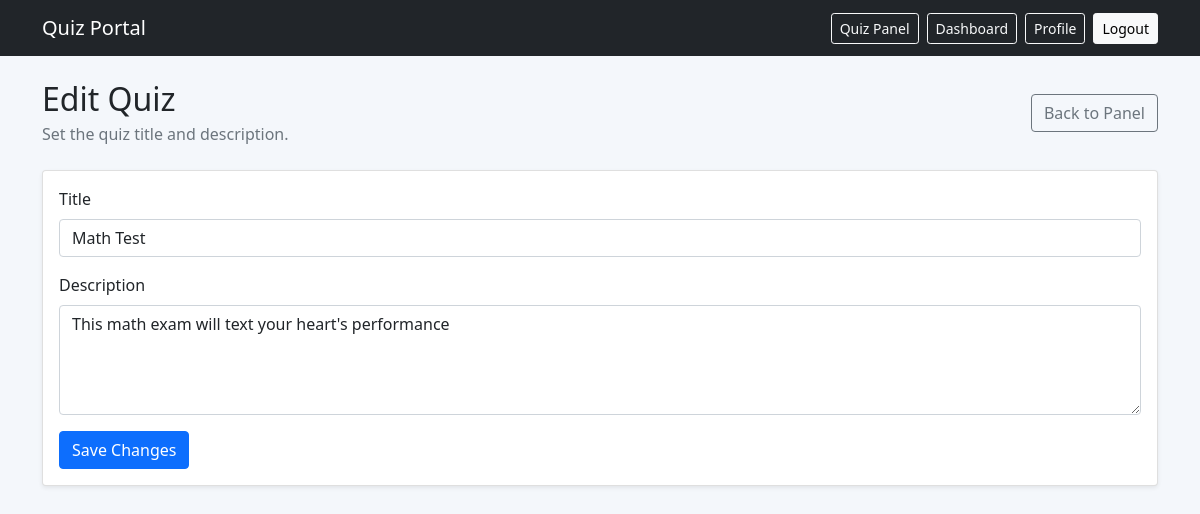
Screenshot of /quiz-panel/quizzes/1/edit/ (signed in) with the database file from the repository.
### app_quiz/models.py (models this page shows, shortened)
class Quiz(models.Model):
    title = models.CharField(max_length=200)
    description = models.TextField(blank=True)
    class Meta:
        verbose_name_plural = 'Quizzes'

### app_quiz/views.py (the view)
# urls.py: path('quiz-panel/quizzes/<int:quiz_id>/edit/', quiz_edit, name='quiz_edit'),
@staff_required
def quiz_edit(request, quiz_id):
    quiz = get_object_or_404(Quiz, pk=quiz_id)
    if request.method == 'POST':
        form = QuizForm(request.POST, instance=quiz)
        if form.is_valid():
            form.save()
            messages.success(request, 'Quiz updated.')
            return redirect('panel_quiz_questions', quiz_id=quiz.id)
    else:
        form = QuizForm(instance=quiz)
    return render(request, 'quiz_form.html', {
        'form': form,
        'quiz': quiz,
        'title': 'Edit Quiz',
        'submit_label': 'Save Changes',
    })

### app_quiz/forms.py
class QuizForm(forms.ModelForm):
    class Meta:
        model = Quiz
        fields = ['title', 'description']
        widgets = {
            'description': forms.Textarea(attrs={'rows': 4}),
        }
    def __init__(self, *args, **kwargs):
        super().__init__(*args, **kwargs)
        for field in self.fields.values():
            field.widget.attrs.update({'class': 'form-control'})

### app_quiz/views.py (called while the page is built)
def staff_required(view_func):
    return login_required(user_passes_test(lambda user: user.is_staff)(view_func))

### app_quiz/templates/quiz_form.html (shortened to what this page needs)
{% extends 'base.html' %}
{% block content %}
  <div class="d-flex flex-wrap justify-content-between align-items-center gap-2 mb-4">
    <div>
      <h2 class="mb-1">{{ title }}</h2>
      <p class="text-muted mb-0">Set the quiz title and description.</p>
    </div>
    <a class="btn btn-outline-secondary" href="{% url 'quiz_panel' %}">Back to Panel</a>
  </div>
  <div class="card shadow-sm">
    <div class="card-body">
      <form method="post">
        <div class="mb-3">
          <label class="form-label" for="{{ form.title.id_for_label }}">Title</label>
          {{ form.title }}
        </div>
        <div class="mb-3">
          <label class="form-label" for="{{ form.description.id_for_label }}">Description</label>
          {{ form.description }}
        </div>
        <button class="btn btn-primary" type="submit">{{ submit_label }}</button>
      </form>
    </div>
  </div>
{% endblock %}

### rows the page displays
Quiz: title "Math Test", description "This math exam will text your heart's performance"

### other values shown
{{ title }} "Edit Quiz"
{{ submit_label }} "Save Changes"
